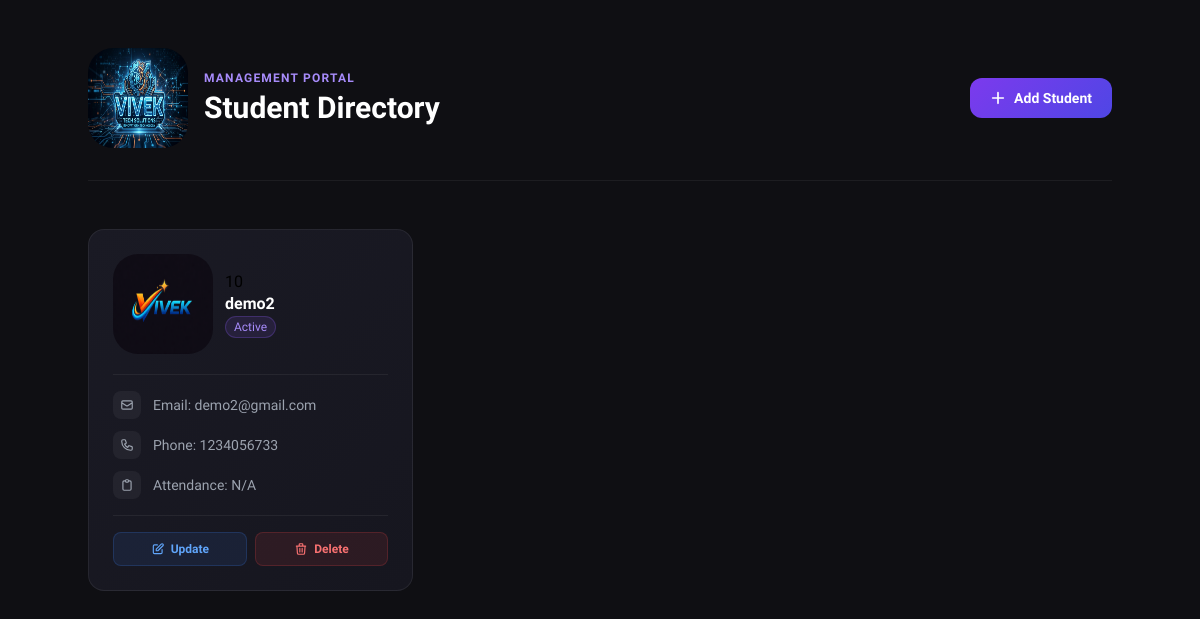
Page /student/std/ on the earlier database version.
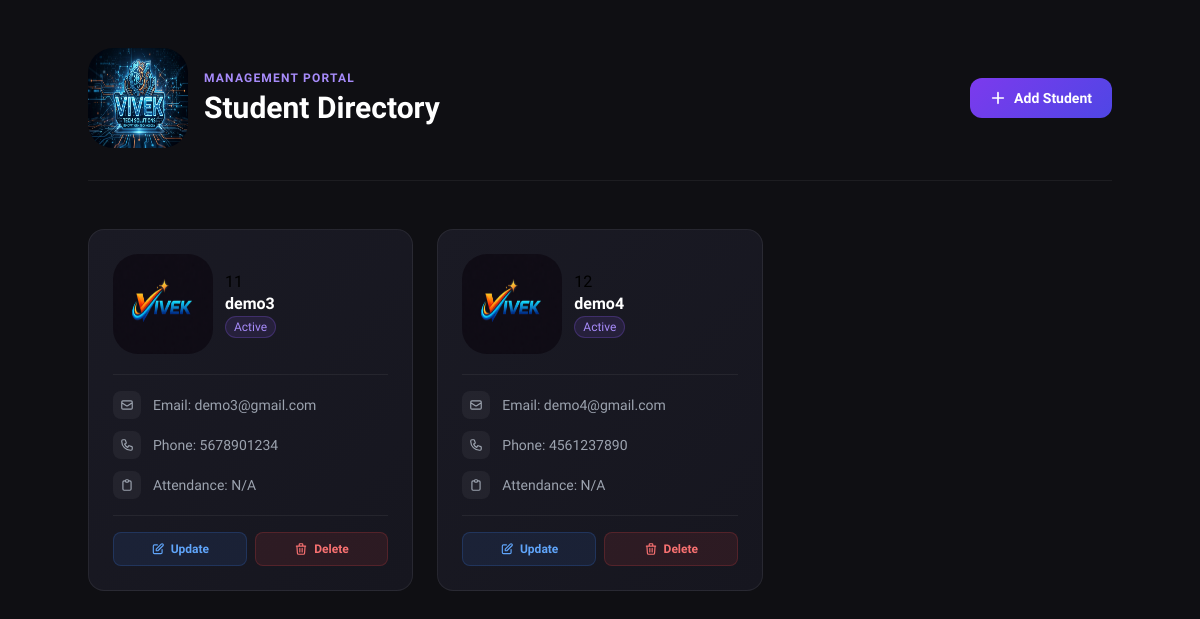
Same page on the later database version.
### student/models.py (models this page shows)
class Student(models.Model):
    name = models.CharField(max_length=100)
    email = models.EmailField()
    phone_number = models.CharField(max_length=13)

### student/views.py (the view)
# urls.py: path("std/", views.student_home, name="student_home"),
def student_home(request):
    students_data = Student.objects.all()
    attendance = Attendance.objects.all()
    data = {
        "students_data": students_data,
        "attendance": attendance
    }
    return render(request, "student/student_home.html", data)

### templates/student/student_home.html (shortened to what this page needs)
{% load static %}
<!DOCTYPE html>
<html lang="en">
<head>
  <script src="https://cdn.tailwindcss.com"></script>
</head>
<body class="min-h-screen px-6 py-12">
  <div class="max-w-5xl mx-auto mb-12">
    <div class="flex items-center justify-between">
      <div class="flex items-center gap-4">
        <img src="{% static 'img/logo2.png' %}" alt="logo" class="logo">
        <div>
          <p class="text-xs font-semibold tracking-widest text-violet-400 uppercase mb-1">Management Portal</p>
          <h1 class="text-3xl font-bold text-white">Student Directory</h1>
        </div>
      </div>
      <a href="{% url 'add_student' %}">
      <button class="flex items-center gap-2 px-5 py-2.5 rounded-xl text-sm font-semibold text-white"
        style="background: linear-gradient(135deg, #7c3aed, #4f46e5);">
        <svg class="w-4 h-4" fill="none" stroke="currentColor" stroke-width="2.5" viewBox="0 0 24 24">
          <path stroke-linecap="round" stroke-linejoin="round" d="M12 4v16m8-8H4"/>
        </svg>
        Add Student
      </button>
     </a>
    </div>
    <hr class="mt-8 divider border-t"/>
  </div>
  <div class="max-w-5xl mx-auto grid grid-cols-1 md:grid-cols-2 lg:grid-cols-3 gap-6">
    {% for student in students_data %}
    <div class="card rounded-2xl p-6">
      <div class="flex items-start justify-between mb-5">
        <div class="flex items-center gap-3">
    <img src="{% static 'img/logo.png' %}" alt="logo" class="logo">
          <div>
            <h1>
              {{ student.id }}
            </h1>
            <h2 class="text-white font-semibold text-base leading-tight">{{ student.name }}</h2>
            <span class="badge text-xs px-2 py-0.5 rounded-full font-medium mt-0.5 inline-block">Active</span>
          </div>
        </div>
      </div>
      <hr class="divider border-t mb-4"/>
      <div class="space-y-3">
        <div class="flex items-center gap-3">
          <div class="w-7 h-7 rounded-lg bg-white/5 flex items-center justify-center flex-shrink-0">
            <svg class="w-3.5 h-3.5 text-gray-400" fill="none" stroke="currentColor" stroke-width="2" viewBox="0 0 24 24">
              <path stroke-linecap="round" stroke-linejoin="round" d="M3 8l7.89 5.26a2 2 0 002.22 0L21 8M5 19h14a2 2 0 002-2V7a2 2 0 00-2-2H5a2 2 0 00-2 2v10a2 2 0 002 2z"/>
            </svg>
          </div>
          <span class="text-gray-400 text-sm truncate">Email: {{student.email}}</span>
        </div>
        <div class="flex items-center gap-3">
          <div class="w-7 h-7 rounded-lg bg-white/5 flex items-center justify-center flex-shrink-0">
          </div>
<div class="flex items-center gap-3">
  <div class="text-gray-400 text-sm">Phone: {{student.phone_number}}</div>
</div>
        </div>
<div class="flex items-center gap-3">
  <div class="w-7 h-7 rounded-lg bg-white/5 flex items-center justify-center flex-shrink-0">
    <svg class="w-3.5 h-3.5 text-gray-400" fill="none" stroke="currentColor" stroke-width="2" viewBox="0 0 24 24">
      <path stroke-linecap="round" stroke-linejoin="round" d="M9 5H7a2 2 0 00-2 2v12a2 2 0 002 2h10a2 2 0 002-2V7a2 2 0 00-2-2h-2M9 5a2 2 0 002 2h2a2 2 0 002-2M9 5a2 2 0 012-2h2a2 2 0 012 2"/>
    </svg>
  </div>
{% for att in student.attendance_set.all %}
  <span class="text-gray-400 text-sm">Attendance: {{att.status }}</span>
  {% empty %}
  <span class="text-gray-400 text-sm">Attendance: N/A</span>
  {% endfor %}
</div>
      </div>
      <hr class="divider border-t my-4"/>
      <div class="flex gap-2">
        <a href="{% url 'update_student' student.id %}" class="btn-edit flex-1 py-2 rounded-lg text-xs font-semibold flex items-center justify-center gap-1.5">
          <svg class="w-3.5 h-3.5" fill="none" stroke="currentColor" stroke-width="2" viewBox="0 0 24 24"><path stroke-linecap="round" stroke-linejoin="round" d="M11 5H6a2 2 0 00-2 2v11a2 2 0 002 2h11a2 2 0 002-2v-5m-1.414-9.414a2 2 0 112.828 2.828L11.828 15H9v-2.828l8.586-8.586z"/></svg>
          Update
        </a>
        <a href="{% url 'delete_student' student.id %}" class="btn-delete flex-1 py-2 rounded-lg text-xs font-semibold flex items-center justify-center gap-1.5">
          <svg class="w-3.5 h-3.5" fill="none" stroke="currentColor" stroke-width="2" viewBox="0 0 24 24"><path stroke-linecap="round" stroke-linejoin="round" d="M19 7l-.867 12.142A2 2 0 0116.138 21H7.862a2 2 0 01-1.995-1.858L5 7m5 4v6m4-6v6m1-10V4a1 1 0 00-1-1h-4a1 1 0 00-1 1v3M4 7h16"/></svg>
          Delete
      </a>
      </div>
    </div>
    {% endfor %}
  </div>
</body>
</html>

### templates/student/student_home.html (style rules this page uses)
* { font-family: 'Sora', sans-serif; }
body { background: #0f0f13; }
.logo { width: 100px; border-radius: 25%; height: 100px; }
.card { background: linear-gradient(135deg, #1a1a24 0%, #16161f 100%); border: 1px solid rgba(255,255,255,0.07); transition: transform 0.25s ease, box-shadow 0.25s ease; }
.badge { background: rgba(139,92,246,0.12); color: #a78bfa; border: 1px solid rgba(139,92,246,0.25); }
.btn-edit { background: rgba(59,130,246,0.1); color: #60a5fa; border: 1px solid rgba(59,130,246,0.2); transition: all 0.2s; }
.btn-delete { background: rgba(239,68,68,0.1); color: #f87171; border: 1px solid rgba(239,68,68,0.2); transition: all 0.2s; }
.divider { border-color: rgba(255,255,255,0.06); }
.card { animation: fadeUp 0.5s ease both; }
.card:nth-child(1) { animation-delay: 0.1s; }
.card:nth-child(2) { animation-delay: 0.2s; }

Differences in the rows shown:
removed Student: id "10", name "demo2", email "demo2@gmail.com", phone_number "1234056733"
added Student: id "11", name "demo3", email "demo3@gmail.com", phone_number "5678901234"
added Student: id "12", name "demo4", email "demo4@gmail.com", phone_number "4561237890"
